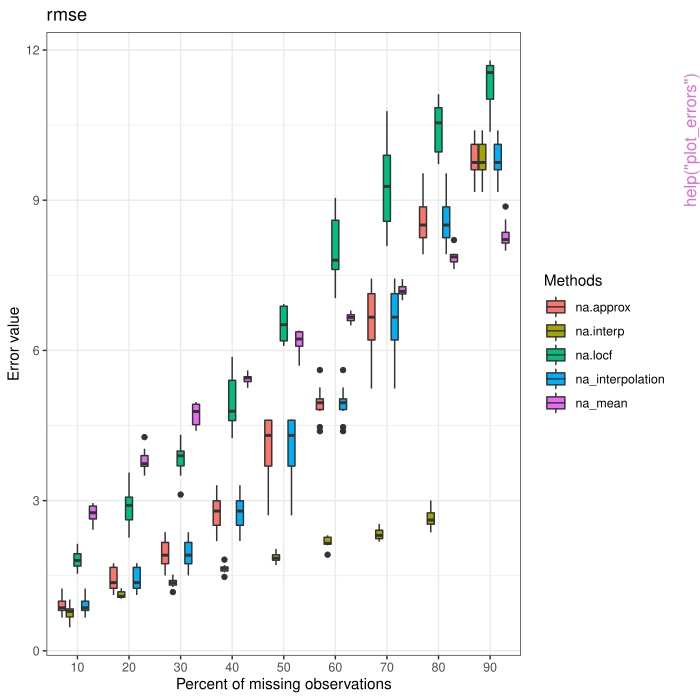

Write R code to recreate this figure.
pkgname <- "imputeTestbench"
source(file.path(R.home("share"), "R", "examples-header.R"))
options(warn = 1)
library('imputeTestbench')

base::assign(".oldSearch", base::search(), pos = 'CheckExEnv')
base::assign(".old_wd", base::getwd(), pos = 'CheckExEnv')
cleanEx()
nameEx("impute_errors")
### * impute_errors

flush(stderr()); flush(stdout())

### Name: impute_errors
### Title: Function working as testbench for comparison of imputing models
### Aliases: impute_errors

### ** Examples

## Not run: 
##D # default options
##D aa <- impute_errors(dataIn = nottem)
##D aa
##D plot_errors(aa)
##D 
##D # change the simulation for missing obs
##D aa <- impute_errors(dataIn = nottem, smps = 'mar')
##D aa
##D plot_errors(aa)
##D 
##D # use one interpolation method, increase repetitions
##D aa <- impute_errors(dataIn = nottem, methods = 'na.interp', repetition = 100)
##D aa
##D plot_errors(aa)
##D 
##D # change the error metric
##D aa <- impute_errors(dataIn = nottem, errorParameter = 'mae')
##D aa
##D plot_errors(aa)
##D 
##D # passing additional arguments to imputation methods
##D impute_errors(dataIn = nottem, addl_arg = list(na_mean = list(option = 'mode')))
## End(Not run)



cleanEx()
nameEx("mae")
### * mae

flush(stderr()); flush(stdout())

### Name: mae
### Title: Mean Absolute Error Calculation
### Aliases: mae

### ** Examples

## Generate 100 random numbers within some limits
x <- sample(1:7, 100, replace = TRUE)
y <- sample(1:4, 100, replace = TRUE)
z <- mae(x, y)
z



cleanEx()
nameEx("mape")
### * mape

flush(stderr()); flush(stdout())

### Name: mape
### Title: Mean Absolute Percent Error Calculation
### Aliases: mape

### ** Examples

## Generate 100 random numbers within some limits
x <- sample(1:7, 100, replace = TRUE)
y <- sample(1:4, 100, replace = TRUE)
z <- mape(x, y)
z



cleanEx()
nameEx("plot_errors")
### * plot_errors

flush(stderr()); flush(stdout())

### Name: plot_errors
### Title: Function to plot the Error Comparison
### Aliases: plot_errors plot_errors.errprof

### ** Examples

aa <- impute_errors(dataIn = nottem)

# default plot
plot_errors(aa)
## Not run: 
##D # bar plot of averages at each repetition
##D plot_errors(aa, plotType = 'bar')
##D 
##D # line plot of averages at each repetition
##D plot_errors(aa, plotType = 'line')
##D 
##D # change the plot aesthetics
##D 
##D library(ggplot2)
##D p <- plot_errors(aa)
##D p + scale_fill_brewer(palette = 'Paired', guide_legend(title = 'Default'))
##D p + theme(legend.position = 'top')
##D p + theme_minimal()
##D p + ggtitle('Distribution of error for imputed values')
##D p + scale_y_continuous('RMSE')
## End(Not run)



cleanEx()
nameEx("plot_impute")
### * plot_impute

flush(stderr()); flush(stdout())

### Name: plot_impute
### Title: Plot imputations
### Aliases: plot_impute

### ** Examples

# default
plot_impute(dataIn = nottem)

# change missing percent total
plot_impute(dataIn = nottem, missPercent = 10)

# show missing values
plot_impute(dataIn = nottem, showmiss = TRUE)

# use mar sampling
plot_impute(dataIn = nottem, smps = 'mar')

# change the plot aesthetics
## Not run: 
##D library(ggplot2)
##D p <- plot_impute(dataIn = nottem, smps = 'mar')
##D p + scale_colour_manual(values = c('black', 'grey'))
##D p + theme_minimal()
##D p + ggtitle('Imputation examples with different methods')
##D p + scale_y_continuous('Temp at Nottingham Castle (F)')
## End(Not run)



cleanEx()
nameEx("rmse")
### * rmse

flush(stderr()); flush(stdout())

### Name: rmse
### Title: Root Mean Square Error Calculation
### Aliases: rmse

### ** Examples

## Generate 100 random numbers within some limits
x <- sample(1:7, 100, replace = TRUE)
y <- sample(1:4, 100, replace = TRUE)
z <- rmse(x, y)
z



cleanEx()
nameEx("sample_dat")
### * sample_dat

flush(stderr()); flush(stdout())

### Name: sample_dat
### Title: Sample time series data
### Aliases: sample_dat

### ** Examples

a <- rnorm(1000)

# default sampling
sample_dat(a)

# use mar sampling
sample_dat(a, smps = 'mar')

# show a plot of one repetition
sample_dat(a, plot = TRUE)

# show a plot of one repetition, mar sampling
sample_dat(a, smps = 'mar', plot = TRUE)

# change plot aesthetics
library(ggplot2)
p <- sample_dat(a, plot = TRUE)
p + scale_colour_manual(values = c('black', 'grey'))
p + theme_minimal()
p + ggtitle('Example of simulating missing data')



### * <FOOTER>
###
cleanEx()
options(digits = 7L)
base::cat("Time elapsed: ", proc.time() - base::get("ptime", pos = 'CheckExEnv'),"\n")
grDevices::dev.off()
###
### Local variables: ***
### mode: outline-minor ***
### outline-regexp: "\\(> \\)?### [*]+" ***
### End: ***
quit('no')
